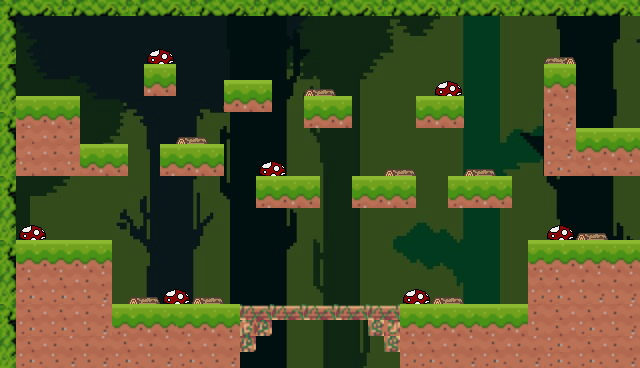

The image is a tile-based game level rendered from a .tmx file. Its description and source (layers, tilesets, objects; grid data summarised) follow:
An orthogonal 40x23 tile map with 16x16 px tiles, 3 tile layers (BG, Objects, Tile Layer 1), 5 tilesets and 37 objects (10x Cheese, Player, Checkpoint).

<map version="1.10" tiledversion="1.11.0" orientation="orthogonal" renderorder="right-down" width="40" height="23" tilewidth="16" tileheight="16" infinite="0" nextlayerid="6" nextobjectid="48">
 <tileset firstgid="1" source="../images/Background/Forest.tsx" />
 <tileset firstgid="8041" source="Bob the Rodent.tsx" />
 <tileset firstgid="8283" source="../images/Objects/Forest/Logs.tsx" />
 <tileset firstgid="8287" source="../images/Objects/Forest/MossyRock.tsx" />
 <tileset firstgid="8291" source="../images/Objects/Forest/MRed.tsx" />
 <layer id="2" name="BG" width="40" height="23" opacity="0.36">
  <data>[920 cells, 920 non-empty, 920 distinct tile ids]</data>
 </layer>
 <layer id="3" name="Objects" width="40" height="23">
  <data>[920 cells, 32 non-empty, 4 distinct tile ids]</data>
 </layer>
 <layer id="1" name="Tile Layer 1" width="40" height="23">
  <data>[920 cells, 352 non-empty, 29 distinct tile ids]</data>
 </layer>
 <objectgroup id="4" name="Collisions" class="Collisions">
  <object id="8" x="528" y="240" width="112" height="128" />
  <object id="9" x="400" y="304" width="128" height="64" />
  <object id="10" x="112" y="304" width="128" height="64" />
  <object id="11" x="16" y="240" width="96" height="128" />
  <object id="12" x="240" y="304" width="160" height="16" />
  <object id="13" x="368" y="320" width="32" height="16" />
  <object id="14" x="384" y="336" width="16" height="16" />
  <object id="15" x="240" y="320" width="32" height="16" />
  <object id="16" x="240" y="336" width="16" height="16" />
  <object id="17" x="448" y="176" width="64" height="32" />
  <object id="18" x="352" y="176" width="64" height="32" />
  <object id="19" x="256" y="176" width="64" height="32" />
  <object id="20" x="160" y="144" width="64" height="32" />
  <object id="21" x="80" y="144" width="48" height="32" />
  <object id="22" x="144" y="64" width="32" height="32" />
  <object id="23" x="224" y="80" width="48" height="32" />
  <object id="24" x="304" y="96" width="48" height="32" />
  <object id="25" x="416" y="96" width="48" height="32" />
  <object id="26" x="544" y="128" width="96" height="48" />
  <object id="27" x="0" y="0" width="640" height="16" />
  <object id="28" x="0" y="16" width="16" height="352" />
  <object id="29" x="640" y="0" width="16" height="368" />
  <object id="43" x="16" y="96" width="32" height="80" />
  <object id="44" x="48" y="96" width="32" height="80" />
  <object id="47" x="544" y="64" width="32" height="64" />
 </objectgroup>
 <objectgroup id="5" name="Spawnpoints">
  <object id="30" name="Player" type="Player" x="64" y="192" width="32" height="32" />
  <object id="31" name="Cheese" type="Cheese" x="256" y="112" width="64" height="64" />
  <object id="32" name="Cheese" type="Cheese" x="352" y="112" width="64" height="64" />
  <object id="33" name="Cheese" type="Cheese" x="448" y="112" width="64" height="64" />
  <object id="34" name="Cheese" type="Cheese" x="416" y="32" width="64" height="64" />
  <object id="35" name="Cheese" type="Cheese" x="304" y="32" width="64" height="64" />
  <object id="36" name="Cheese" type="Cheese" x="208" y="16" width="64" height="64" />
  <object id="37" name="Cheese" type="Cheese" x="112" y="0" width="64" height="64" />
  <object id="38" name="Cheese" type="Cheese" x="16" y="32" width="64" height="64" />
  <object id="39" name="Cheese" type="Cheese" x="288" y="240" width="64" height="64" />
  <object id="40" name="Cheese" type="Cheese" x="160" y="80" width="64" height="64" />
  <object id="45" name="Checkpoint" type="Checkpoint" x="592" y="80" width="48" height="48" />
 </objectgroup>
</map>
